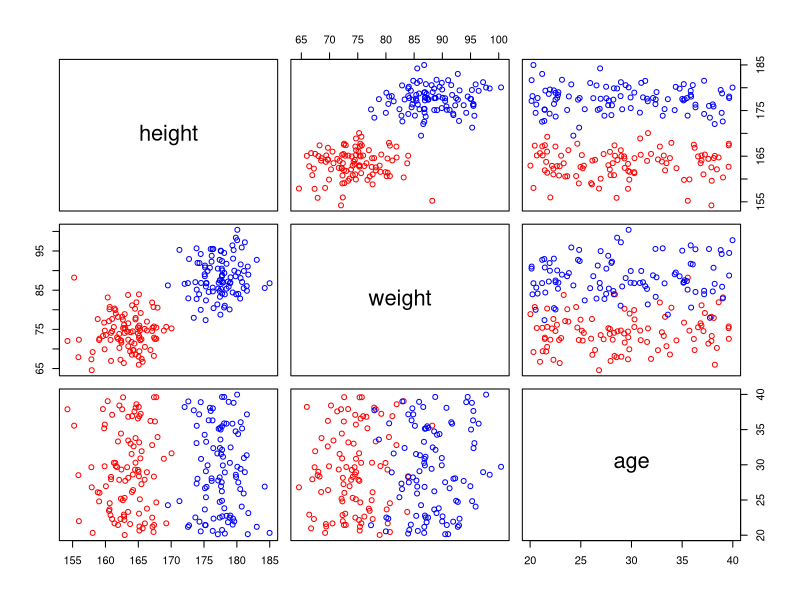
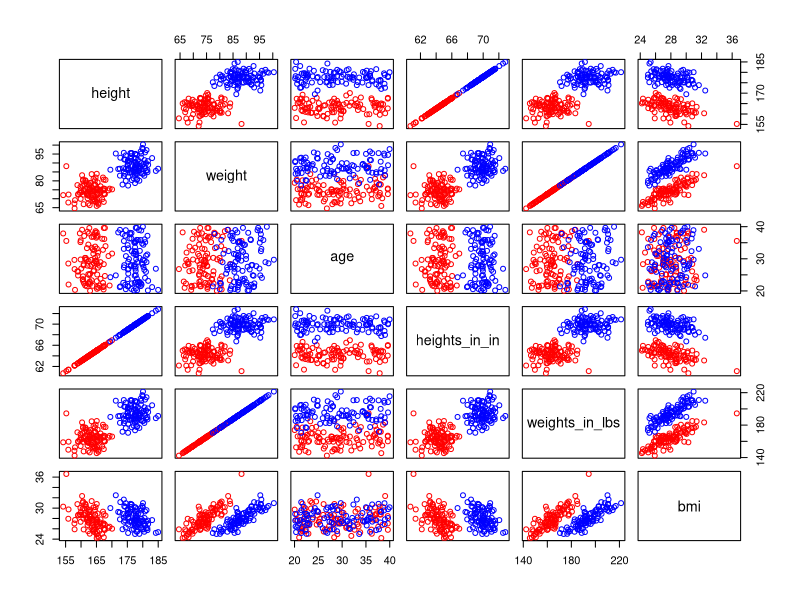

These charts were generated, in order, by the following R code:
# I've set up some variables that you will need to leave unchanged
# for this assignment.
 
female = list()
male = list()
all = list()

female$n = 100
male$n = 100
all$n = female$n + male$n

female$ave.height = 163.2 # cm
female$ave.weight = 74.7 # kg

male$ave.height = 177.6 # cm
male$ave.weight = 88.3 # kg 

all$height.sd = 3 # cm
all$weight.sd = 5 # kg

all$young = 20
all$old = 40

# Setting the seed
# Note: this should be left alone as well and you shouldn't set
# the seed again in this file

set.seed(42)

# Now you need to implement some helper functions to simulate
# measuring independent variables (i.e., height, weight, and age)
# from a population.

# (1 point) Implement the heights function
# 
# Takes the following arguments:
#   n: the number of samples
#   ave: the average height
#   sd: the standard deviation from that average
#
# Returns a length n numeric vector of heights randomly drawn
# from the normal distribution specified by the input average
# and standard deviation.

heights = function(n, ave, sd) {
    return(rnorm(n, ave, sd))
}

# (0 points) The weights function is already implemented
# by the heights function.
weights = heights

# (1 point) Implement the ages function
# 
# Takes the following arguments:
#   n: the number of samples
#   min: the minimum age
#   max: the maximum age
#
# Returns a length n numeric vector of ages randomly drawn
# from the uniform distribution between the oldest and youngest
# person.

ages = function(n, min, max) {
    return(runif(n, min, max))
}

# (1 point) Implement the convert.heights function
# 
# Takes the following arguments:
#   heights: a numeric vector of heights
#
# Returns the vector of heights converted from from cm
# to inches.  You should convert centimeters to inches
# by multiplying by 0.393701.

convert.heights = function(heights) {
    return(heights * .393701)
}

# (1 point) Implement the convert.weights function
# 
# Takes the following arguments:
#   weights: a numeric vector of weights
#
# Returns the vector of weights converted from from kilograms
# to pounds.  You should convert kilograms to pounds
# by multiplying by 2.20462.

convert.weights = function(weights)  {
    return(weights * 2.20462)
}

# (2 points) Implement the compute.bmi function
# 
# Takes the following arguments:
#   heights: a numeric vector of heights (in cm)
#   weights: a numeric vector of weights (in kg)
#
# If heights and weights have the same number of elements, the
# function returns a numeric vector of bmi values.
#
# Otherwise the functions returns NULL.
#
# A person's body mass index (BMI) should be calculated as their
# weight in kg divided by their squared heights in m

compute.bmi = function(heights, weights)  {
    heights.m = heights / 100
    return(weights / (heights.m ** 2))
}

# Now you are going to create some datastructures using these functions
# and the variables I defined for you.

# (1 point) Create a dataframe female$df.base
# The names should be as follows:
#
# > names(female$df.base)
# [1] "height" "weight" "age"
# 
# where
#
#   height is the result of calling heights
#   weight is the result of calling weights
#   age is the result of calling ages
height = heights(female$n, female$ave.height, all$height.sd)
weight = weights(female$n, female$ave.weight, all$weight.sd)
age = ages(female$n, all$young, all$old)

female$df.base = data.frame(
    height, weight, age
)

# (1 point) Create a dataframe male$df.base
# same as above but for males
height = heights(male$n, male$ave.height, all$height.sd)
weight = weights(male$n, male$ave.weight, all$weight.sd)
age = ages(male$n, all$young, all$old)

male$df.base = data.frame(
    height, weight, age
)

# (1 point) Create a dataframe female$df
# The names should be as follows:
#
# > names(female$df)
# [1] "heights"        "weights"        "age"            "heights_in_in" 
# [5] "weights_in_lbs" "bmi"
#
# where
#
#   height, weight, and age come from female$df.base
#   heights_in_in, weights_in_lbs, and bmi result from
#    calling the corresponding functions you made above
#    on the relevant parts of female$df.base
height = female$df.base$height
weight = female$df.base$weight
age = female$df.base$age
heights_in_in = convert.heights(female$df.base$height)
weights_in_lbs = convert.weights(female$df.base$weight)
bmi = compute.bmi(height, weight)

female$df = data.frame(
    height, weight, age, heights_in_in, weights_in_lbs, bmi
)

# (1 point) Create a dataframe male$df
# same as above but for males
height = male$df.base$height
weight = male$df.base$weight
age = male$df.base$age
heights_in_in = convert.heights(male$df.base$height)
weights_in_lbs = convert.weights(male$df.base$weight)
bmi = compute.bmi(height, weight)

male$df = data.frame(
    height, weight, age, heights_in_in, weights_in_lbs, bmi
)

# (1 point) Create a dataframe all$df
# The first rows of this dataframe consist of female$df
# and the last rows consist of male$df.  In addition, your
# dataframe should have an additional column 'gender',
# which is a factor of 'f's and 'm's.
#
# > names(all$df)
# [1] "heights"        "weights"        "age"            "heights_in_in" 
# [5] "weights_in_lbs" "bmi"            "gender"
gender = rep("f", nrow(female$df))
females = cbind(female$df, gender)
gender = rep("m", nrow(male$df))
males = cbind(male$df, gender)

all$df = rbind(females, males)
all$df$gender = as.factor(all$df$gender)

# (2 points) Plot a scatterplot matrix from the first three columns of all$df
# Make sure that females are colored red and males are colored blue
#
# You many want to read more here:
#  http://www.stat.berkeley.edu/classes/s133/R-4a.html
cols=c("red", "blue")
plot(all$df[, 1:3], col=cols[all$df$gender])

# (2 points) Plot a scatterplot matrix from the first six columns of all$df
# Again make sure that females are colored red and males are colored blue

cols=c("red", "blue")
plot(all$df[, 1:6], col=cols[all$df$gender])

# (1 point) Create a prcomp object from all$df called pca
# You will need to remove non-numeric columns first

# pca = # your code here


# (4 points) Plot data projected on its principal components
#
# In one figure create the following four plots:
#  all$df projected on to it 1st and 2nd components
#  all$df projected on to it 2nd and 3rd components
#  all$df projected on to it 1st and 3rd components
#  all$df projected on to it 3rd and 4th components
#
# Again make sure that females are colored red and males are colored blue

# your code here

# (1 point) Create a kmeans object using all$df
# set k to 2 and make sure that you use 10 different initial conditions

# full.km # your code here

# (1 point) Create a hclust object using all$df

# full.hclust = # your code here

# (1 point) Find the labels using cutree with k=2

# full.hclust.labels = # your code here
 
# (1 point) Create a kmeans object using just the first two columns of all$df
# set k to 2 and make sure that you use 10 different initial conditions

# red.km = # your code here

# (1 point) Create a hclust object using just the first two columns of all$df

# red.hclust = # your code here

# (1 point) Find the labels using cutree with k=2

# red.hclust.labels = # your code here


# (4 point) Plot the data projected on its first two dimensions
# (i.e., height and weight).  
#
# In one figure create four such plots where the points are
# colored according to:
#  1. full.km$cluster and title this plot "kmeans (full)"
#  2. full.hclust.labels and title this plot "hclust (full)"
#  3. red.km$cluster and title this plot "kmeans (reduced)"
#  4. red.hclust.labels and title this plot "hclust (reduced)"
#
# Use red and blue again to color the two groups, but note that
# you shouldn't try to make sure the colors are necessarily coded
# to female and male.

# your code here
